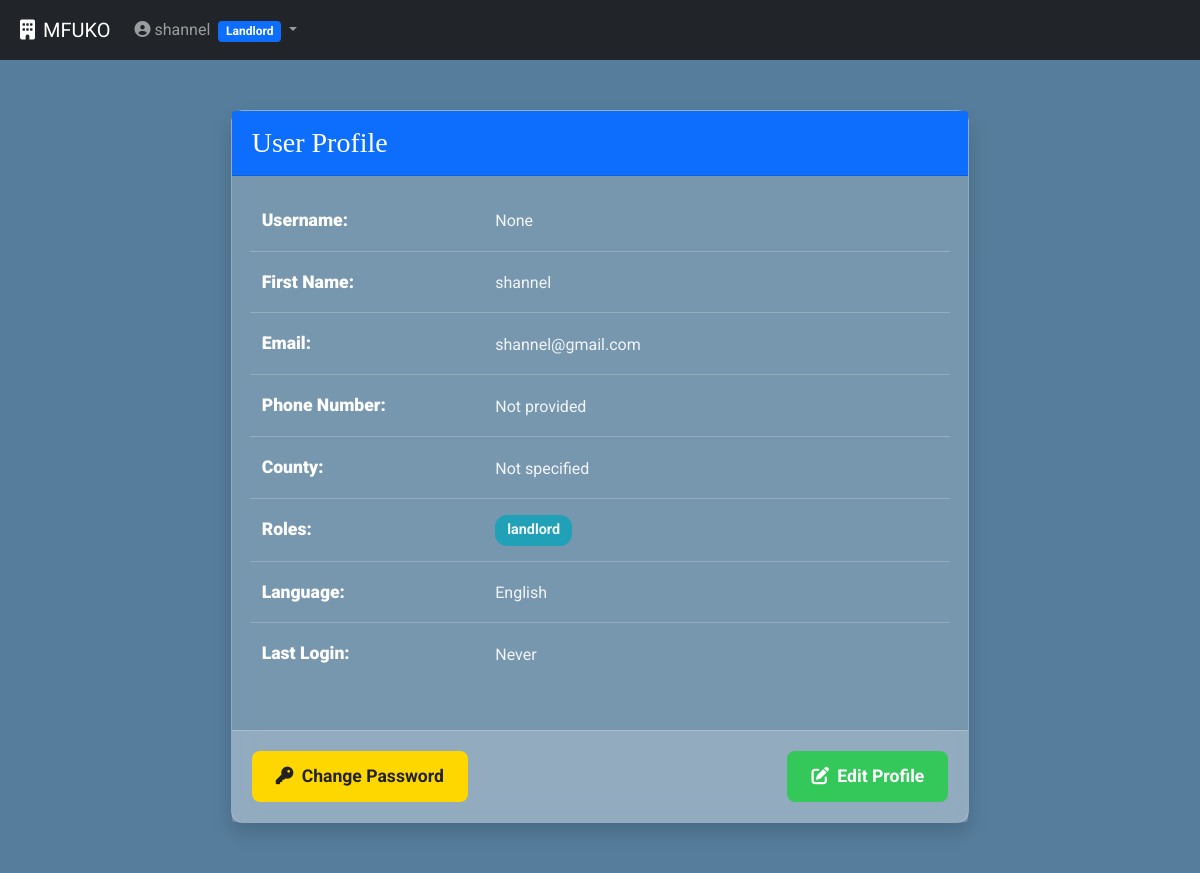
The app's page /profile (signed in) with its own data.
### app/models.py (models this page shows, shortened)
class User(db.Model, UserMixin):
    __tablename__ = 'user'
    id = db.Column(db.Integer, primary_key=True)
    username = db.Column(db.String(255), unique=True, nullable=True)
    email = db.Column(db.String(120), unique=True, nullable=False)
    password = db.Column(db.String(255), nullable=False)
    active = db.Column(db.Boolean(), default=True)
    fs_uniquifier = db.Column(db.String(64), unique=True, nullable=False)
    confirmed_at = db.Column(db.DateTime)
    last_login_at = db.Column(db.DateTime)
    current_login_at = db.Column(db.DateTime)
    last_login_ip = db.Column(db.String(100))
    current_login_ip = db.Column(db.String(100))
    login_count = db.Column(db.Integer)
    first_name = db.Column(db.String(100))
    last_name = db.Column(db.String(100))
    us_phone_number = db.Column(db.String(20))
    county_id = db.Column(db.Integer, db.ForeignKey('county.id', ondelete='SET NULL'), nullable=True)
    county = db.relationship('County', backref='users')
    language = db.Column(db.String(10), default='en')
    notification_preferences = db.Column(db.Text, default='{}')
    roles = db.relationship('Role', secondary='roles_users', backref=db.backref('users', lazy='dynamic'))
    properties = db.relationship('Property', backref='landlord', lazy=True)
    tenant_profile = db.relationship('Tenant', uselist=False, backref='user', cascade="all, delete-orphan")
    payments_made = db.relationship('Payment', backref='payer', lazy=True)
    audit_logs = db.relationship('AuditLog', backref='user', lazy=True)
    @property
    def prefs(self):
        try:
            return json.loads(self.notification_preferences) if self.notification_preferences else {}
        except json.JSONDecodeError:
            return {}

class Role(db.Model):
    __tablename__ = 'role'
    id = db.Column(db.Integer, primary_key=True)
    name = db.Column(db.String(50), unique=True, nullable=False)
    description = db.Column(db.String(255))

### app/routes.py (the view)
@main.route('/profile')
@login_required
def profile():
    return render_template('security/profile.html', user=current_user)

### app/templates/security/profile.html (shortened to what this page needs)
{% extends "base.html" %}
{% block content %}
<!DOCTYPE html>
<html lang="en">
<head>
    <link href="https://cdn.jsdelivr.net/npm/bootstrap@5.1.3/dist/css/bootstrap.min.css" rel="stylesheet">
    <link rel="stylesheet" href="https://cdnjs.cloudflare.com/ajax/libs/animate.css/4.1.1/animate.min.css">
    <link rel="stylesheet" href="https://unpkg.com/aos@2.3.1/dist/aos.css">
    <link rel="stylesheet" href="https://cdnjs.cloudflare.com/ajax/libs/font-awesome/6.0.0-beta3/css/all.min.css" />
</head>
<body data-aos-easing="ease" data-aos-duration="1200" data-aos-delay="0">
    <div class="profile-wrapper jarallax" data-jarallax data-speed="0.8">
        <div class="overlay-lighter"></div>
        <div class="container">
            <div class="row justify-content-center">
                <div class="col-md-8" data-aos="fade-up">
                    <div class="card bg-glass">
                        <div class="card-header bg-primary text-white">
                            <h3 class="mb-0">{{ _('User Profile') }}</h3>
                        </div>
                        <div class="card-body">
                            <div class="row mb-3">
                                <div class="col-md-4"><strong>{{ _('Username') }}:</strong></div>
                                <div class="col-md-8">{{ user.username }}</div>
                            </div>
                            <div class="row mb-3">
                                <div class="col-md-4"><strong>{{ _('First Name') }}:</strong></div>
                                <div class="col-md-8">{{ user.first_name or _('Not provided') }}</div>
                            </div>
                            <div class="row mb-3">
                                <div class="col-md-4"><strong>{{ _('Email') }}:</strong></div>
                                <div class="col-md-8">{{ user.email }}</div>
                            </div>
                            <div class="row mb-3">
                                <div class="col-md-4"><strong>{{ _('Phone Number') }}:</strong></div>
                                <div class="col-md-8">{{ user.phone_number or _('Not provided') }}</div>
                            </div>
                            <div class="row mb-3">
                                <div class="col-md-4"><strong>{{ _('County') }}:</strong></div>
                                <div class="col-md-8">{{ user.county.name if user.county else _('Not specified') }}</div>
                            </div>
                            <div class="row mb-3">
                                <div class="col-md-4"><strong>{{ _('Roles') }}:</strong></div>
                                <div class="col-md-8">
                                    {% if user.roles %}
                                        {% for role in user.roles %}
                                            <span class="badge bg-info me-1">{{ role.name }}</span>
                                        {% endfor %}
                                    {% else %}
                                        {{ _('No roles') }}
                                    {% endif %}
                                </div>
                            </div>
                            <div class="row mb-3">
                                <div class="col-md-4"><strong>{{ _('Language') }}:</strong></div>
                                <div class="col-md-8">
                                    {% if user.language == 'en' %}
                                        {{ _('English') }}
                                    {% elif user.language == 'sw' %}
                                        {{ _('Swahili') }}
                                    {% else %}
                                        {{ _('Not set') }}
                                    {% endif %}
                                </div>
                            </div>
                            <div class="row mb-3">
                                <div class="col-md-4"><strong>{{ _('Last Login') }}:</strong></div>
                                <div class="col-md-8">
                                    {{ user.current_login_at.strftime('%Y-%m-%d %H:%M:%S') if user.current_login_at else _('Never') }}
                                </div>
                            </div>
                        </div>
                        <div class="card-footer d-flex justify-content-between">
                            <a href="{{ url_for('main.forgot_password') }}" class="btn btn-warning bubble-effect">
                                <i class="fas fa-key me-1"></i> {{ _('Change Password') }}
                            </a>
                            <a href="{{ url_for('main.edit_profile') }}" class="btn btn-primary bubble-effect">
                                <i class="fas fa-edit me-1"></i> {{ _('Edit Profile') }}
                            </a>
                        </div>
                    </div>
                </div>
            </div>
        </div>
    </div>
</body>
</html>
{% endblock %}

### app/templates/base.html (shortened to what this page needs)
<!DOCTYPE html>
<html lang="en">
<head>
    <link href="https://cdn.jsdelivr.net/npm/bootstrap@5.1.3/dist/css/bootstrap.min.css" rel="stylesheet">
    <link rel="stylesheet" href="https://cdnjs.cloudflare.com/ajax/libs/font-awesome/6.0.0-beta3/css/all.min.css" />
    <link rel="stylesheet" href="https://unpkg.com/aos@2.3.1/dist/aos.css">
    <link rel="stylesheet" href="https://unpkg.com/swiper@8.4.7/swiper-bundle.min.css">
</head>
<body data-aos-easing="ease" data-aos-duration="1200" data-aos-delay="0">
    <nav class="navbar navbar-expand-lg navbar-dark bg-dark">
        <div class="container">
            <a class="navbar-brand" href="{{ url_for('main.index') }}">
                <i class="fas fa-building me-2"></i>MFUKO
            </a>
            {% if current_user.is_authenticated %}
            <div class="collapse navbar-collapse" id="navbarNav">
                <ul class="navbar-nav">
                    <li class="nav-item dropdown">
                        <a class="nav-link dropdown-toggle" href="#" id="userDropdown" role="button" data-bs-toggle="dropdown">
                            <i class="fas fa-user-circle me-1"></i>{{ current_user.first_name }}
                            {% for role in current_user.roles %}
                            <span class="badge bg-primary role-badge ms-1">{{ role.name.replace('_', ' ').title() }}</span>
                            {% endfor %}
                        </a>
                    </li>
                </ul>
            </div>
            {% else %}
            <div class="d-flex">
                <a href="{{ url_for('main.login') }}" class="btn btn-info me-2">Login</a>
                <a href="{{ url_for('main.register') }}" class="btn btn-primary">Register</a>
            </div>
            {% endif %}
        </div>
    </nav>
    {% block content %}{% endblock %}
</body>
</html>

### app/templates/base.html (style rules this page uses)
:root { --primary-color: #34c759; --secondary-color: #2aa648; --accent-color: #ffd700; --text-color: #222; --light-text-color: #ffffff; --background-color: #f0f4fa; --card-background: rgba(155, 252, 240, 0.774); --shadow-light: rgba(11, 175, 120, 0.986); --shadow-medium: rgba(139, 134, 143, 0.15); --shadow-strong: rgba(139, 119, 119, 0.25); }
body { font-family: 'Roboto', sans-serif; margin: 0; padding: 0; box-sizing: border-box; background-color: var(--background-color); color: var(--text-color); line-height: 1.6; scroll-behavior: smooth; }
.container { max-width: 1200px; margin: 0 auto; padding: 0 20px; }
.bg-glass { background: rgba(255, 255, 255, 0.15); backdrop-filter: blur(12px); -webkit-backdrop-filter: blur(12px); border: 1px solid rgba(255, 255, 255, 0.2); box-shadow: 0 10px 20px var(--shadow-medium); }
.btn-primary { background-color: var(--primary-color); border: none; color: var(--light-text-color); padding: 12px 24px; border-radius: 8px; font-weight: 700; font-size: 1.1em; transition: background-color 0.3s ease, transform 0.2s ease, box-shadow 0.3s ease; }
.bubble-effect { position: relative; overflow: hidden; }
.bubble-effect::after { content: ''; position: absolute; top: 50%; left: 50%; width: 0; height: 0; background: rgba(255, 255, 255, 0.3); border-radius: 50%; transform: translate(-50%, -50%); transition: width 0.6s ease, height 0.6s ease; }

### records on screen
User: first_name "shannel", username "None", email "shannel@gmail.com", current_login_at "Never"
Role: name.replace "Landlord", name "landlord"

### other values on screen
{{ user.phone_number or _('Not provided') }} "Not provided"
{{ user.county.name if user.county else _('Not specified') }} "Not specified"
